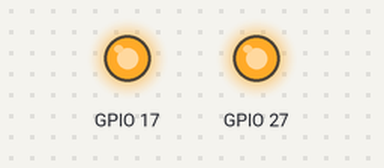
Recording of a program running on a simulated Raspberry Pi (BCM pin numbers). Parts: output pins drawn as LEDs (lit = HIGH). What the program prints to the terminal is not drawn. At 0.0 s the program stops and its outputs stay as they are.

Above: at 0.1 s.
Timing chart, 0 to 1.5 s (numbered marks = the images above):
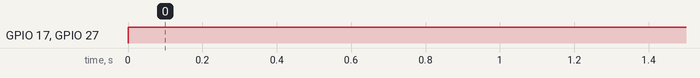

Measured:
- by itself, GPIO 17, GPIO 27: LOW → HIGH at 0.00 s

The program:

2_on.py
```python
#!/usr/bin/python

import RPi.GPIO as GPIO #import GPIO library

GPIO.setmode(GPIO.BCM) #set pin numbering system to BCM

GPIO.setup(17, GPIO.OUT) #set GPIO17 as an ouput (LED)
GPIO.setup(27, GPIO.OUT) #set GPIO27 as an output (LED)

print "Lights ON"

GPIO.output(17, GPIO.HIGH) #set out high, 3v3 is active
GPIO.output(27, GPIO.HIGH) #set out high, 3v3 is active
```
